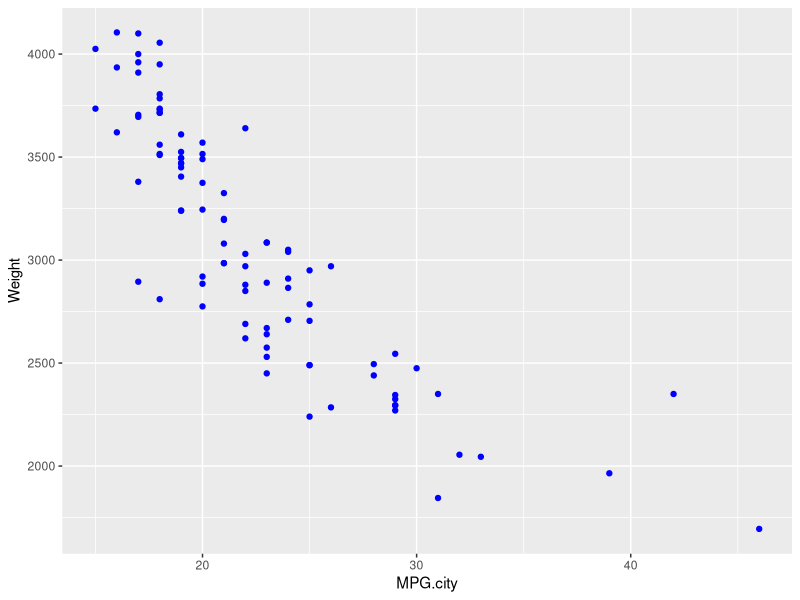
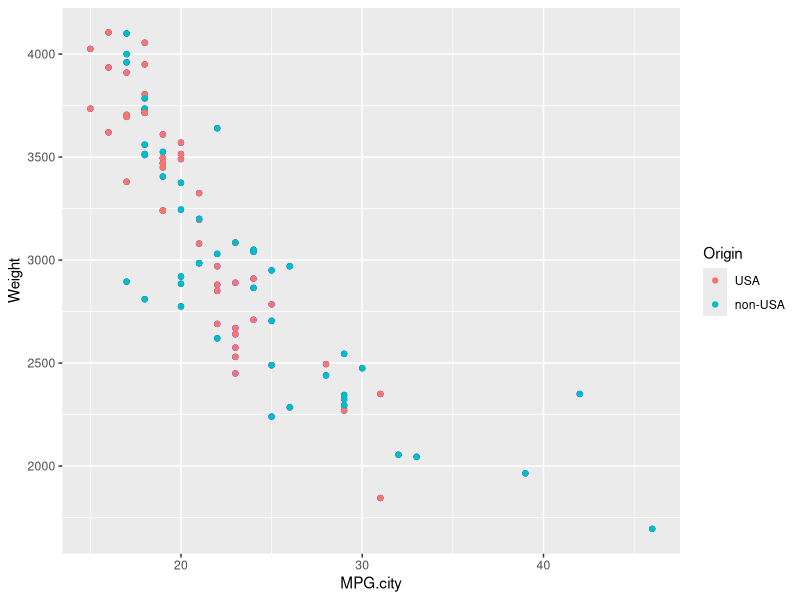
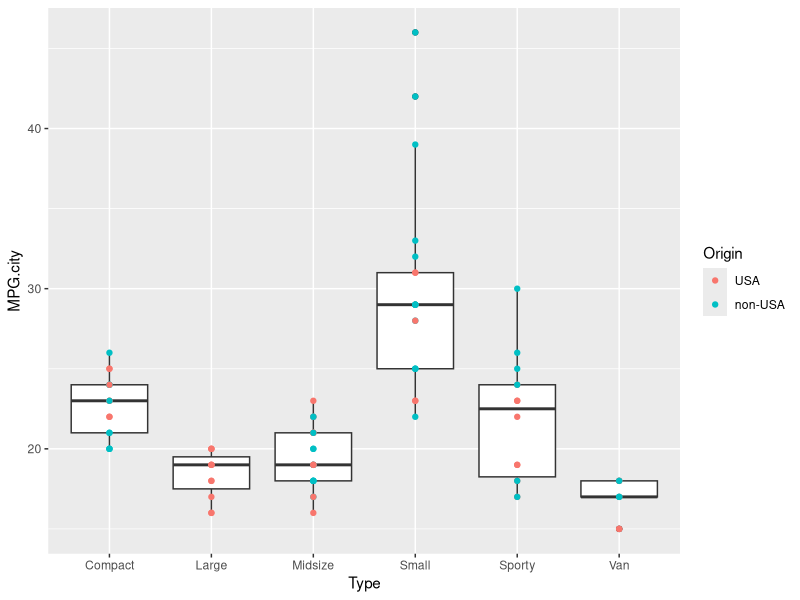
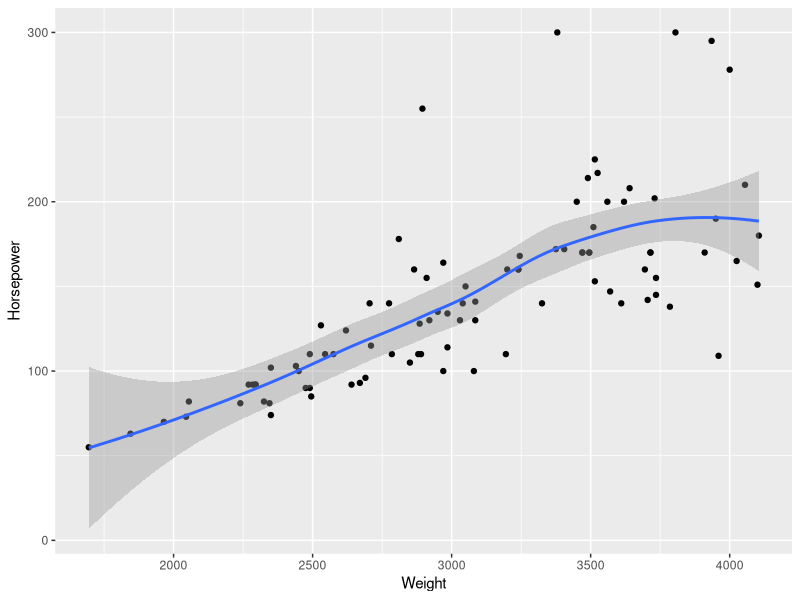
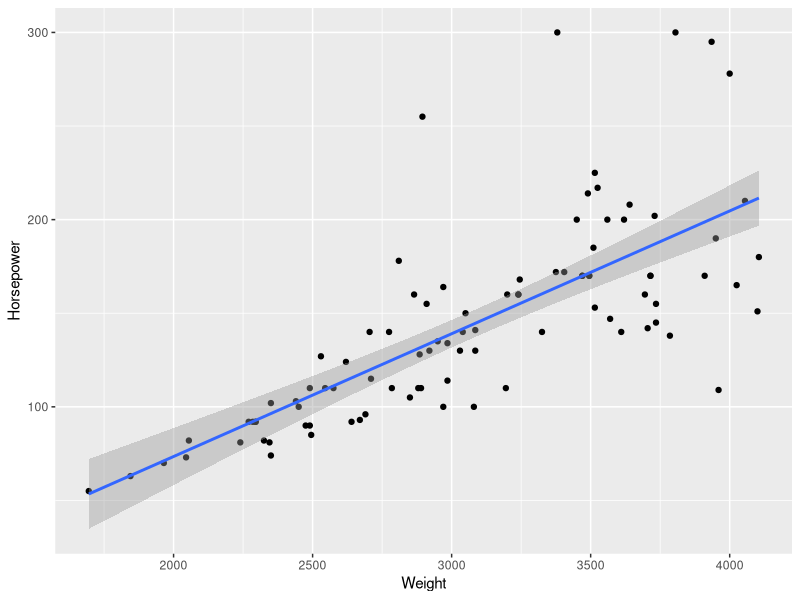
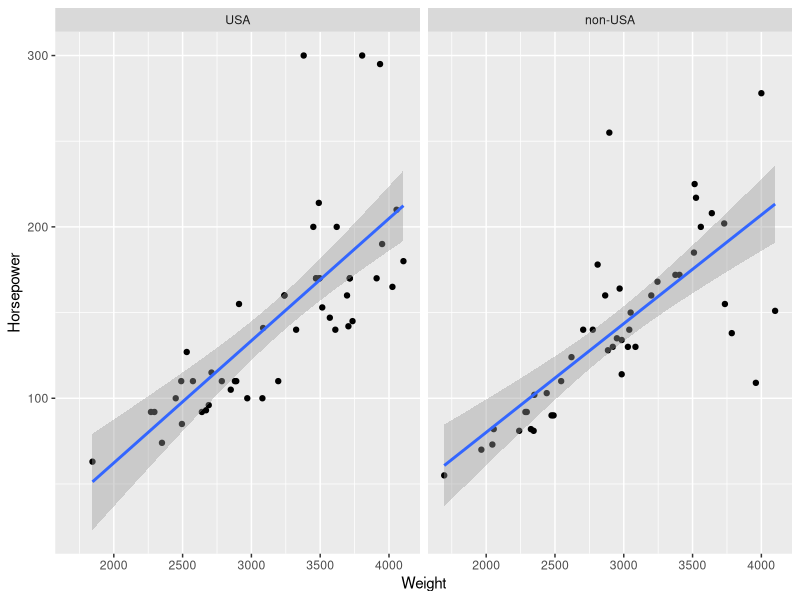
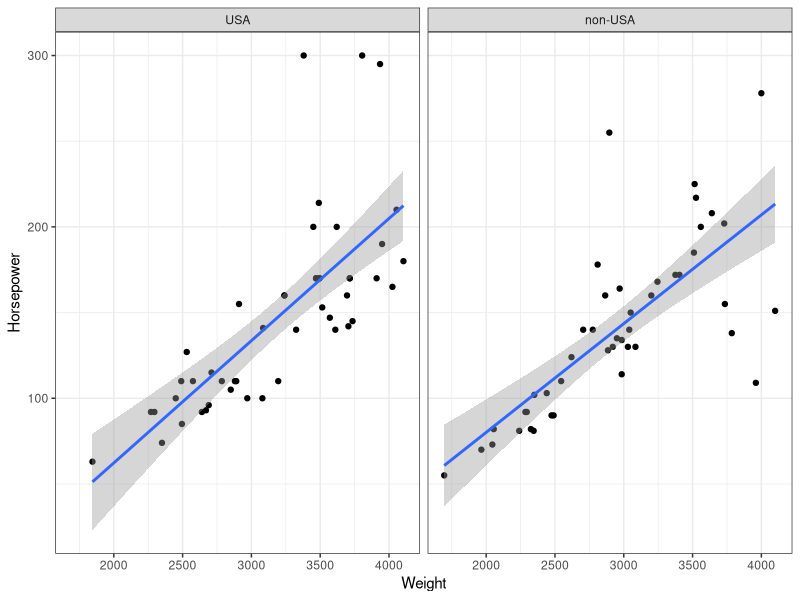
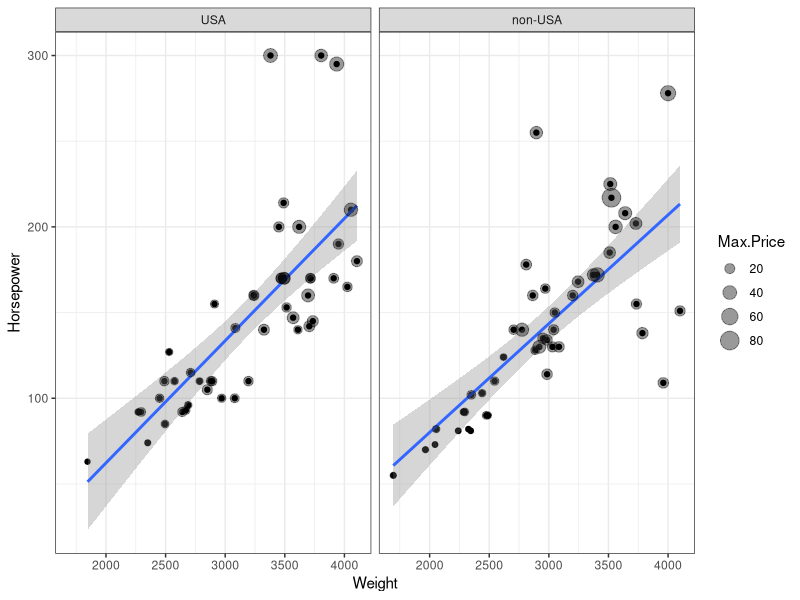

The R script that drew these images, in order:
## ---- eval = FALSE, echo = FALSE-----------------------------------------
## ls()

## ------------------------------------------------------------------------
data(Cars93, package = "MASS")

## ---- fig.align="center", fig.width=9------------------------------------
require("ggplot2")  
g <- ggplot(Cars93, aes(x=MPG.city, y=Weight))
g <- g + geom_point(color="blue"); g

## ---- fig.align="center", fig.width=9------------------------------------
g + geom_point(aes(color=Origin))

## ---- fig.align="center", fig.width=9------------------------------------
g <- ggplot(Cars93,aes(x=Type,y=MPG.city))
g <- g + geom_boxplot()
g + geom_point(aes(color=Origin)) 

## ---- fig.align="center", fig.width=9------------------------------------
g <- ggplot(Cars93,aes(x=Weight,y=Horsepower))
g <- g + geom_point()
g + geom_smooth() 

## ---- fig.align="center", fig.width=9------------------------------------
g <- g + geom_smooth(method="lm") 
g

## ---- fig.align="center", fig.width=9------------------------------------
g <- g + facet_wrap(~ Origin) 
g

## ---- fig.align="center", fig.width=9------------------------------------
g <- g + theme_bw()
g

## ---- fig.align="center", fig.width=9------------------------------------
g <- g + geom_point(aes(size = Max.Price), alpha =0.4)
g

## ---- fig.align="center", fig.width=9------------------------------------
g <- g + theme(text = element_text(size=20))
g

## ---- fig.align="center", fig.width=9------------------------------------
g <- g + theme(text = element_text(family="Times"))
g

## ---- fig.align="center", fig.width=9------------------------------------
g <- g + geom_hline(yintercept = 90, colour="red")
g

## ---- fig.align="center", fig.width=9------------------------------------
g <- g + scale_y_continuous(breaks = c(50, 90, 150, 200, 300))
g

## ----new-----------------------------------------------------------------
olddata_wide <- read.table(header=TRUE, text='
 time sex control cond1 cond2
       1   M     7.9  12.3  10.7
       2   F     6.3  10.6  11.1
       3   F     9.5  13.1  13.8
       4   M    11.5  13.4  12.9
')

## ----gr1, echo=FALSE, fig.align='center'---------------------------------
library(tidyr)
library(ggplot2)
data_long <- gather(olddata_wide, condition, measurement, control:cond2, factor_key=TRUE)
ggplot(data_long, aes(x = time, y = measurement, group=condition, color=condition)) + geom_line()

## ----gr11, echo=TRUE, fig.keep='none'------------------------------------
library(tidyr)
## ggplot2 needs tidy data!
## use e.g. reshape2::melt or
## tidy::gather
data_long <- gather(olddata_wide, condition, measurement, control:cond2, factor_key=TRUE)
ggplot(data_long, aes(x = time, y = measurement, group=condition, color=condition)) + geom_line()

## ---- eval=FALSE---------------------------------------------------------
## install.packages("extrafont")
## install.packages("xkcd")
## ## look at
## vignette("xkcd-intro")

